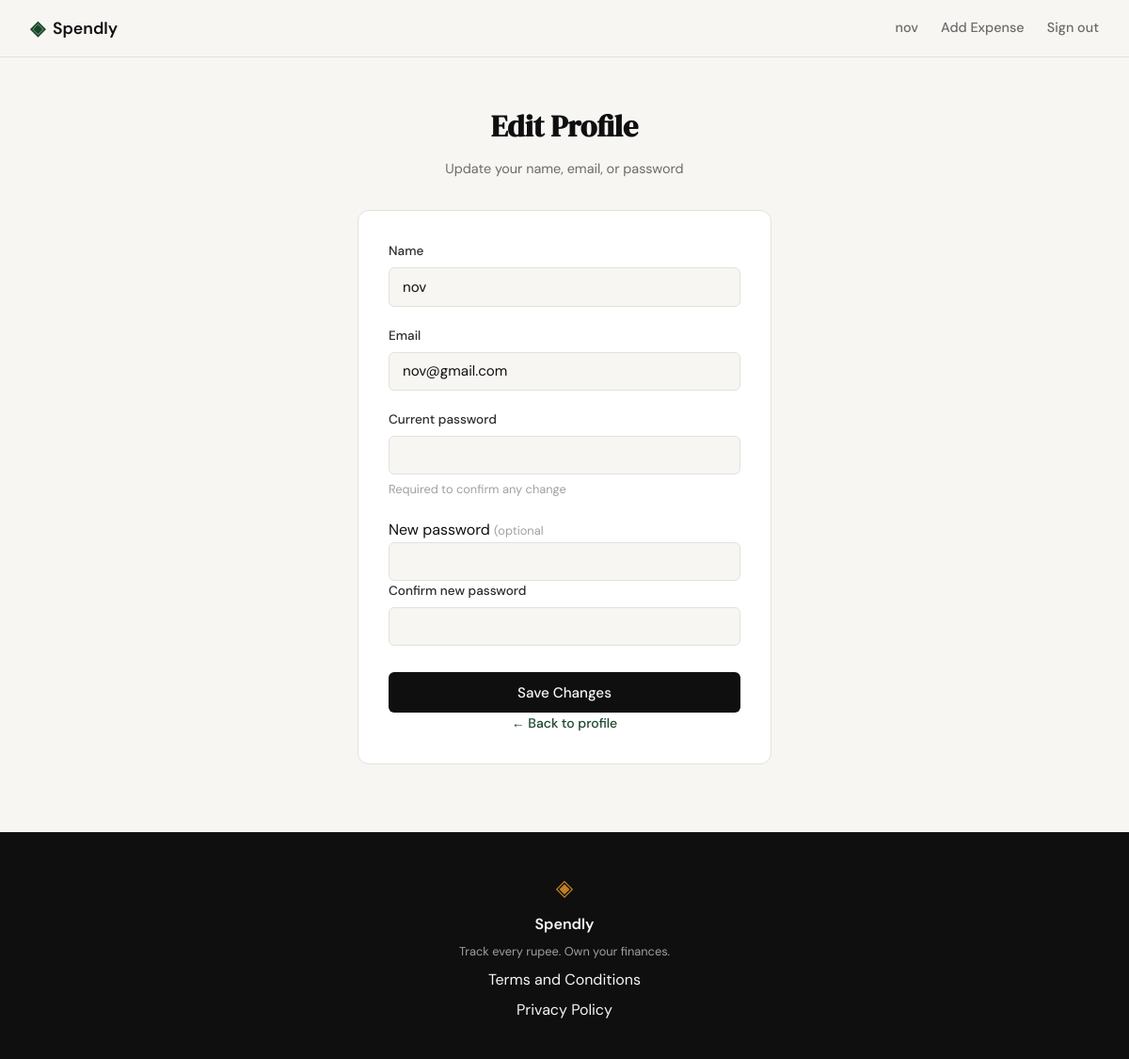
The app's page /profile/edit (signed in) with its own data.
### tables this page shows
CREATE TABLE users (
            id            INTEGER PRIMARY KEY AUTOINCREMENT,
            name          TEXT    NOT NULL,
            email         TEXT    UNIQUE NOT NULL,
            password_hash TEXT    NOT NULL,
            created_at    TEXT    DEFAULT (datetime('now'))
        );

### app.py (the view, shortened to what this page needs)
@app.route("/profile/edit", methods=["GET", "POST"])
def edit_profile():
    if not session.get("user_id"):
        return redirect(url_for("login"))
    uid = session["user_id"]
    user_row = get_user_row_by_id(uid)
    if user_row is None:
        session.clear()
        return redirect(url_for("login"))
    return render_template(
        "edit_profile.html",
        form={"name": user_row["name"], "email": user_row["email"]},
        want_password_change=False,
    )

### database/db.py (called while the page is built)
def get_db():
    conn = sqlite3.connect(DB_PATH)
    conn.row_factory = sqlite3.Row
    conn.execute("PRAGMA foreign_keys = ON")
    return conn

def get_user_row_by_id(user_id):
    conn = get_db()
    row = conn.execute(
        "SELECT id, name, email, password_hash FROM users WHERE id = ?",
        (user_id,),
    ).fetchone()
    conn.close()
    return row

### templates/edit_profile.html (shortened to what this page needs)
{% extends "base.html" %}
{% block head %}
<link rel="stylesheet" href="{{ url_for('static', filename='css/edit_profile.css') }}">
{% endblock %}
{% block content %}
<section class="auth-section">
    <div class="auth-container">
        <div class="auth-header">
            <h1 class="auth-title">Edit Profile</h1>
            <p class="auth-subtitle">Update your name, email, or password</p>
       </div>
        <div class="auth-card">
            <form action="{{ url_for('edit_profile') }}" method="POST" novalidate>
                <div class="form-group">
                    <label for="name">Name</label>
                    <input id="name" name="name" type="text" class="form-input"
                           value="{{ form.name }}" required maxlength="80"
                           autocomplete="name">
               </div>
                <div class="form-group">
                    <label for="email">Email</label>
                    <input id="email" name="email" type="email" class="form-input"
                           value="{{ form.email }}" required
                           autocomplete="email">
               </div>
                <div class="form-group">
                    <label for="current_password">Current password</label>
                    <input id="current_password" name="current_password"
                           type="password" class="form-input" required
                           autocomplete="current-password">
                    <small class="form-hint">Required to confirm any change</small>
               </div>
                <div class="form-divider</div>
                <div class="form-group">
                    <label for="new_password">
                        New password <span class="form-optional">(optional</span>
                   </label>
                    <input id="new_password" name="new_password"
                           type="password" class="form-input"
                           minlength="6" autocomplete="new-password">
               </div>
                <div class="form-group">
                    <label for="confirm_password">Confirm new password</label>
                    <input id="confirm_password" name="confirm_password"
                           type="password" class="form-input"
                           minlength="6" autocomplete="new-password">
               </div>
                <button type="submit" class="btn-submit">Save Changes</button>
                <div class="auth-switch">
                    <a href="{{ url_for('profile') }}">← Back to profile</a>
               </div>
           </form>
       </div>
   </div>
</section>
{% endblock %}

### templates/base.html (shortened to what this page needs)
<!DOCTYPE html>
<html lang="en">
<head>
    <link rel="stylesheet" href="{{ url_for('static', filename='css/style.css') }}">
    {% block head %}{% endblock %}
</head>
<body>
    <nav class="navbar">
        <div class="nav-inner">
            <a href="{{ url_for('landing') }}" class="nav-brand">
                <span class="brand-icon">◈</span>
                <span class="brand-name">Spendly</span>
            </a>
            <div class="nav-links">
                {% if session.user_id %}
                <a href="{{ url_for('profile') }}" class="nav-username">{{ session.user_name }}</a>
                <a href="{{ url_for('add_expense') }}">Add Expense</a>
                <a href="{{ url_for('logout') }}">Sign out</a>
                {% else %}
                <a href="{{ url_for('login') }}">Sign in</a>
                <a href="{{ url_for('register') }}" class="nav-cta">Get started</a>
                {% endif %}
            </div>
        </div>
    </nav>
    <main class="main-content">
        {% block content %}{% endblock %}
    </main>
    <footer class="footer">
        <div class="footer-inner">
            <span class="brand-icon">◈</span>
            <span class="footer-name">Spendly</span>
            <p class="footer-copy">Track every rupee. Own your finances.</p>
            <a href="/terms">Terms and Conditions</a>
            <a href="/privacy">Privacy Policy</a>
        </div>
    </footer>
</body>
</html>

### static/css/style.css (style rules this page uses)
:root { --ink: #0f0f0f; --ink-soft: #2d2d2d; --ink-muted: #6b6b6b; --ink-faint: #a0a0a0; --paper: #f7f6f3; --paper-warm: #f0ede6; --paper-card: #ffffff; --accent: #1a472a; --accent-light: #e8f0eb; --accent-2: #c17f24; --accent-2-light: #fdf3e3; --danger: #c0392b; --danger-light: #fdecea; --border: #e4e1da; --border-soft: #eeebe4; --font-display: 'DM Serif Display', Georgia, serif; --font-body: 'DM Sans', system-ui, sans-serif; --max-width: 1200px; --auth-width: 440px; --radius-sm: 6px; --radius-md: 12px; --radius-lg: 20px; }
*, *::before, *::after { box-sizing: border-box; margin: 0; padding: 0; }
html { font-size: 16px; scroll-behavior: smooth; }
body { background: var(--paper); color: var(--ink); font-family: var(--font-body); font-size: 1rem; line-height: 1.6; -webkit-font-smoothing: antialiased; }
a { color: inherit; text-decoration: none; }
.navbar { position: sticky; top: 0; z-index: 100; background: var(--paper); border-bottom: 1px solid var(--border); padding: 0 2rem; }
.nav-inner { max-width: var(--max-width); margin: 0 auto; height: 60px; display: flex; align-items: center; justify-content: space-between; }
.nav-brand { display: flex; align-items: center; gap: 0.5rem; font-family: var(--font-body); font-weight: 600; font-size: 1.1rem; color: var(--ink); }
.brand-icon { color: var(--accent); font-size: 1.3rem; }
.brand-name { color: var(--ink); }
.nav-links { display: flex; align-items: center; gap: 1.5rem; font-size: 0.9rem; font-weight: 500; }
.nav-links a { color: var(--ink-muted); transition: color 0.2s; }
.main-content { min-height: calc(100vh - 60px - 100px); }
.auth-section { min-height: calc(100vh - 60px - 100px); display: flex; align-items: center; justify-content: center; padding: 3rem 2rem; }
.auth-container { width: 100%; max-width: var(--auth-width); }
.auth-header { text-align: center; margin-bottom: 2rem; }
.auth-title { font-family: var(--font-display); font-size: 2rem; color: var(--ink); margin-bottom: 0.5rem; }
.auth-subtitle { font-size: 0.9rem; color: var(--ink-muted); }
.auth-card { background: var(--paper-card); border: 1px solid var(--border); border-radius: var(--radius-md); padding: 2rem; margin-bottom: 1.5rem; }
.form-group { margin-bottom: 1.25rem; }
.form-group label { display: block; font-size: 0.85rem; font-weight: 500; color: var(--ink-soft); margin-bottom: 0.4rem; }
.form-input { width: 100%; padding: 0.6rem 0.875rem; border: 1px solid var(--border); border-radius: var(--radius-sm); font-family: var(--font-body); font-size: 0.95rem; color: var(--ink); background: var(--paper); outline: none; transition: border-color 0.2s; }
.form-input::placeholder { color: var(--ink-faint); }
.form-optional { font-size: 0.8rem; color: var(--ink-faint); font-weight: 400; }
.btn-submit { width: 100%; padding: 0.7rem; background: var(--ink); color: var(--paper); border: none; border-radius: var(--radius-sm); font-family: var(--font-body); font-size: 0.95rem; font-weight: 500; cursor: pointer; transition: background 0.2s; margin-top: 0.5rem; }
.auth-switch { text-align: center; font-size: 0.875rem; color: var(--ink-muted); }
.auth-switch a { color: var(--accent); font-weight: 500; }
.footer { background: var(--ink); color: var(--paper); padding: 2.5rem 2rem; text-align: center; }
.footer-inner { display: flex; flex-direction: column; align-items: center; gap: 0.4rem; }
.footer .brand-icon { color: var(--accent-2); font-size: 1.5rem; }
.footer-name { font-weight: 600; font-size: 1rem; }
.footer-copy { font-size: 0.8rem; color: var(--ink-faint); }

### static/css/edit_profile.css (style rules this page uses)
.form-hint { display: block; margin-top: 0.35rem; font-size: 0.8rem; color: var(--ink-faint); }

### records on screen
users: user_name "nov", name "nov", email "nov@gmail.com"
